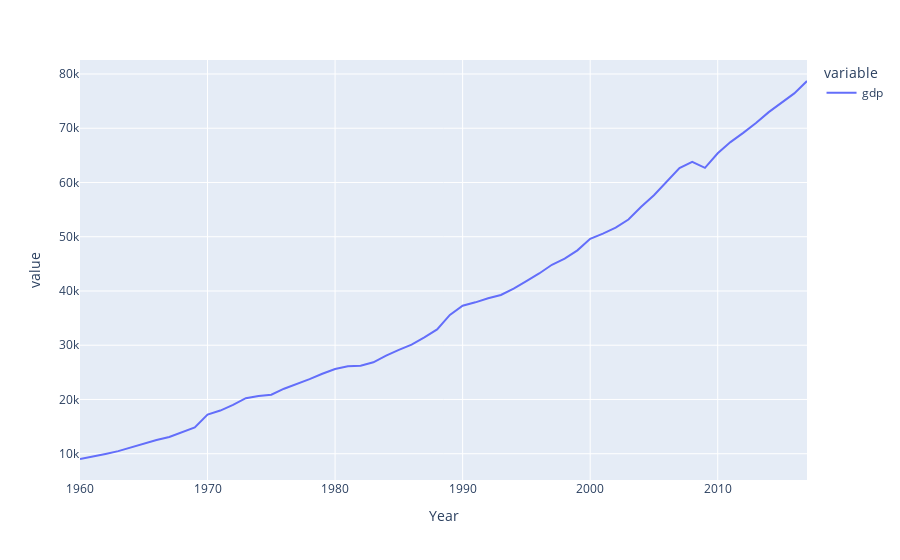

Write notebook code for a chart like this one.
### Code cell
px.line(df.groupby("Year")["gdp"].agg(sum))
